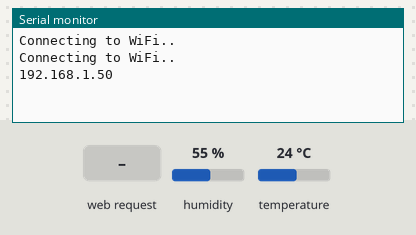
A sketch run on a simulated ESP32. On the bench: the last lines printed to the serial monitor. The test bench sets the inputs (shaded band); at power-on: humidity 55 %, temperature 24 °C. WiFi joins after 1.5 s; servers stay silent unless stated.

Above: at 3.2 s.
3.3 s: HTTP request GET /temperature received
At 4.5 s:
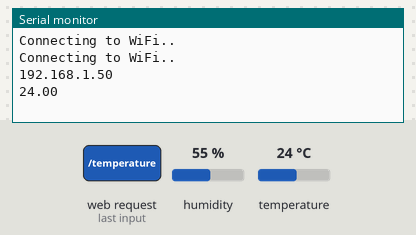
4.8 s: HTTP request GET /humidity received
At 6.2 s:
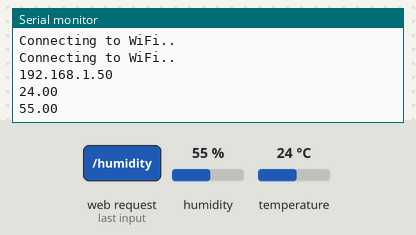

The sketch:

_TEST__Adding_New_Field.ino
```cpp
// Import required libraries
#include "WiFi.h"
#include "ESPAsyncWebServer.h"
#include <Adafruit_Sensor.h>
#include <DHT.h>

// Replace with your network credentials
const char* ssid = "VM1598107";
const char* password = "sdmdpDp4gusj9Mby";

#define DHTPIN 27     // Digital pin connected to the DHT sensor

// Uncomment the type of sensor in use:
#define DHTTYPE    DHT11     // DHT 11
//#define DHTTYPE    DHT22     // DHT 22 (AM2302)
//#define DHTTYPE    DHT21     // DHT 21 (AM2301)

DHT dht(DHTPIN, DHTTYPE);

// Create AsyncWebServer object on port 80
AsyncWebServer server(80);

String readDHTTemperature() { //function that reads temperature
  // Sensor readings may also be up to 2 seconds 'old' (its a very slow sensor)
  // Read temperature as Celsius (the default)
  float t = dht.readTemperature();
  // Read temperature as Fahrenheit (isFahrenheit = true)
  //float t = dht.readTemperature(true);
  // Check if any reads failed and exit early (to try again).
  if (isnan(t)) {
    Serial.println("Failed to read from DHT sensor!");
    return "--";
  }
  else {
    Serial.println(t);
    return String(t);
  }
}

String readDHTHumidity() { //function that reads humidity
  // Sensor readings may also be up to 2 seconds 'old' (its a very slow sensor)
  float h = dht.readHumidity();
  if (isnan(h)) {
    Serial.println("Failed to read from DHT sensor!");
    return "--";
  }
  else {
    Serial.println(h);
    return String(h);
  }
}

const char index_html[] PROGMEM = R"rawliteral(
<!DOCTYPE HTML><html>
<head>
  <meta name="viewport" content="width=device-width, initial-scale=1">
  <link rel="stylesheet" href="https://use.fontawesome.com/releases/v5.7.2/css/all.css" integrity="sha384-fnmOCqbTlWIlj8LyTjo7mOUStjsKC4pOpQbqyi7RrhN7udi9RwhKkMHpvLbHG9Sr" crossorigin="anonymous">
  <style>
    html {
     font-family: Arial;
     display: inline-block;
     margin: 0px auto;
     text-align: center;
    }
    h2 { font-size: 3.0rem; }
    p { font-size: 3.0rem; }
    .units { font-size: 1.2rem; }
    .dht-labels{
      font-size: 1.5rem;
      vertical-align:middle;
      padding-bottom: 15px;
    }
  </style>
</head>
<body>
  <h2>ELE2025 Team 2 Telemetry Server</h2>
  <p>
    <i class="fas fa-thermometer-half" style="color:#059e8a;"></i>
    <span class="dht-labels">Temperature</span>
    <span id="temperature">%TEMPERATURE%</span>
    <sup class="units">&deg;C</sup>
  </p>
  <p>
    <i class="fas fa-tint" style="color:#00add6;"></i>
    <span class="dht-labels">Humidity</span>
    <span id="humidity">%HUMIDITY%</span>
    <sup class="units">&percnt;</sup>
  </p>


    <p>
    <span class="dht-labels">Time Elapsed</span>
    <span id="time">%TIME%</span>
    <sup class="units">s</sup>
  </p>

</body>
<script>


//Sending the new temperature value
setInterval(function ( ) {
  var xhttp = new XMLHttpRequest();
  xhttp.onreadystatechange = function() {
    if (this.readyState == 4 && this.status == 200) {
      document.getElementById("temperature").innerHTML = this.responseText;
    }
  };
  xhttp.open("GET", "/temperature", true);
  xhttp.send();
}, 500 ) ; //time between updates on page (ms)


//sending the new humidity value
setInterval(function ( ) {
  var xhttp = new XMLHttpRequest();
  xhttp.onreadystatechange = function() {
    if (this.readyState == 4 && this.status == 200) {
      document.getElementById("humidity").innerHTML = this.responseText;
    }
  };
  xhttp.open("GET", "/humidity", true);
  xhttp.send();
}, 500 ) ; //time between updates on page (ms)


//sending the new time value
setInterval(function ( ) {
  var xhttp = new XMLHttpRequest();
  xhttp.onreadystatechange = function() {
    if (this.readyState == 4 && this.status == 200) {
      document.getElementById("time").innerHTML = this.responseText;
    }
  };
  xhttp.open("GET", "/time", true);
  xhttp.send();
}, 500 ) ; //time between updates on page (s)


</script>
</html>)rawliteral";


// Replaces placeholders with values
String processor(const String& var){
  //Serial.println(var);
  if(var == "TEMPERATURE"){
    return readDHTTemperature();
  }
  else if(var == "HUMIDITY"){
    return readDHTHumidity();
  }
  else if(var == "TIME"){
    return String(millis()/1000);
  }
  return String();
}

void setup(){
  // Serial port for debugging purposes
  Serial.begin(115200);

  dht.begin();

  // Connect to Wi-Fi
  WiFi.begin(ssid, password);
  while (WiFi.status() != WL_CONNECTED) {
    delay(1000);
    Serial.println("Connecting to WiFi..");
  }

  // Print ESP32 Local IP Address
  Serial.println(WiFi.localIP());

  // Route for root / web page
  server.on("/", HTTP_GET, [](AsyncWebServerRequest *request){
    request->send_P(200, "text/html", index_html, processor);
  });
  server.on("/temperature", HTTP_GET, [](AsyncWebServerRequest *request){
    request->send_P(200, "text/plain", readDHTTemperature().c_str());
  });
  server.on("/humidity", HTTP_GET, [](AsyncWebServerRequest *request){
    request->send_P(200, "text/plain", readDHTHumidity().c_str());
  });
  server.on("/time", HTTP_GET, [](AsyncWebServerRequest *request){
    request->send_P(200, "text/plain", String(millis()/1000).c_str());
  });

  // Start server
  server.begin();
}

void loop(){

}
```

Measured:
- after the input at 3.3 s, the serial monitor: prints a new line at once (image 1)
- after the input at 4.8 s, the serial monitor: prints a new line at once (image 2)
